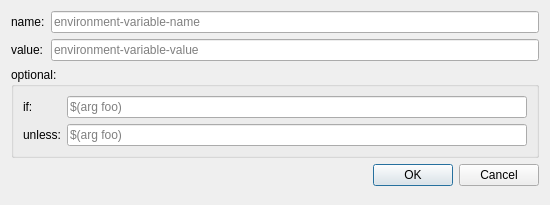
<?xml version="1.0" encoding="UTF-8"?>
<ui version="4.0">
 <class>EnvEdit</class>
 <widget class="QDialog" name="EnvEdit">
  <property name="geometry">
   <rect>
    <x>0</x>
    <y>0</y>
    <width>550</width>
    <height>205</height>
   </rect>
  </property>
  <property name="windowTitle">
   <string>Env:</string>
  </property>
  <property name="windowIcon">
   <iconset>
    <normaloff>:/icons/logo.png</normaloff>:/icons/logo.png</iconset>
  </property>
  <layout class="QFormLayout" name="formLayout_2">
   <item row="0" column="0">
    <widget class="QLabel" name="label">
     <property name="text">
      <string>name:</string>
     </property>
    </widget>
   </item>
   <item row="0" column="1">
    <widget class="QLineEdit" name="lineEdit_name">
     <property name="placeholderText">
      <string>environment-variable-name</string>
     </property>
    </widget>
   </item>
   <item row="1" column="0">
    <widget class="QLabel" name="label_3">
     <property name="text">
      <string>value:</string>
     </property>
    </widget>
   </item>
   <item row="1" column="1">
    <widget class="QLineEdit" name="lineEdit_value">
     <property name="placeholderText">
      <string>environment-variable-value</string>
     </property>
    </widget>
   </item>
   <item row="2" column="0" colspan="2">
    <widget class="QGroupBox" name="groupBox">
     <property name="title">
      <string>optional:</string>
     </property>
     <layout class="QFormLayout" name="formLayout">
      <item row="0" column="0">
       <widget class="QLabel" name="label_2">
        <property name="text">
         <string>if:</string>
        </property>
       </widget>
      </item>
      <item row="0" column="1">
       <widget class="QLineEdit" name="lineEdit_if">
        <property name="placeholderText">
         <string>$(arg foo)</string>
        </property>
       </widget>
      </item>
      <item row="1" column="0">
       <widget class="QLabel" name="label_4">
        <property name="text">
         <string>unless:</string>
        </property>
       </widget>
      </item>
      <item row="1" column="1">
       <widget class="QLineEdit" name="lineEdit_unless">
        <property name="placeholderText">
         <string>$(arg foo)</string>
        </property>
       </widget>
      </item>
     </layout>
    </widget>
   </item>
   <item row="3" column="1">
    <widget class="QDialogButtonBox" name="buttonBox">
     <property name="orientation">
      <enum>Qt::Horizontal</enum>
     </property>
     <property name="standardButtons">
      <set>QDialogButtonBox::Cancel|QDialogButtonBox::Ok</set>
     </property>
    </widget>
   </item>
  </layout>
 </widget>
 <resources/>
 <connections>
  <connection>
   <sender>buttonBox</sender>
   <signal>rejected()</signal>
   <receiver>EnvEdit</receiver>
   <slot>reject()</slot>
   <hints>
    <hint type="sourcelabel">
     <x>316</x>
     <y>260</y>
    </hint>
    <hint type="destinationlabel">
     <x>286</x>
     <y>274</y>
    </hint>
   </hints>
  </connection>
  <connection>
   <sender>buttonBox</sender>
   <signal>accepted()</signal>
   <receiver>EnvEdit</receiver>
   <slot>accept()</slot>
   <hints>
    <hint type="sourcelabel">
     <x>248</x>
     <y>254</y>
    </hint>
    <hint type="destinationlabel">
     <x>157</x>
     <y>274</y>
    </hint>
   </hints>
  </connection>
 </connections>
</ui>
